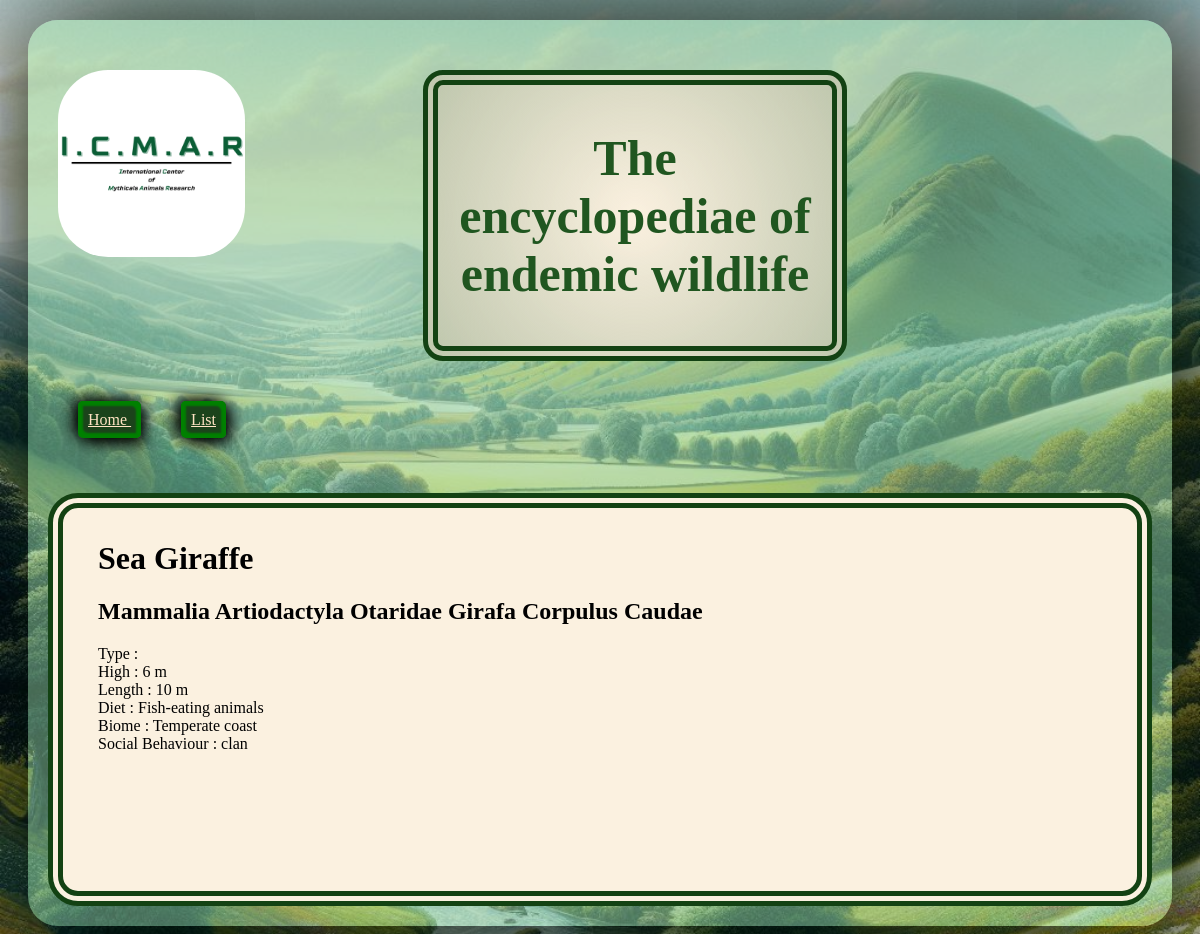
The page /mons/list/details/1 on the database its author committed.
### MonstersDataBase/models.py (models this page shows, shortened)
class monsters(models.Model):
    Species = {
        "Mammal": "Mammal",
        "Bird": "Bird",
        "Reptilia": "Reptilia",
        "Fish": "Fish",
        "Arthropoda": "Arthropoda",
    }
    monsName = models.CharField(max_length=200)
    monsScientificName = models.CharField(max_length=200)
    Type = models.CharField(max_length=20, choices=Species)
    monsHigh = models.CharField(max_length=200)
    monsLength = models.CharField(max_length=200)
    monsDiet = models.CharField(max_length=200)
    monsBiome = models.CharField(max_length=200)
    monsSocialBehaviour = models.CharField(max_length=200)

### MonstersDataBase/views.py (the view)
# urls.py: path('list/details/<int:id>', views.details),
def details(request, id):
    detailMons = monsters.objects.get(id=id)
    template = loader.get_template('details.html')
    context = {
        'detailMons': detailMons,
    }
    return HttpResponse(template.render(context, request))

### MonstersDataBase/templates/details.html
{% extends "master_Page.html" %}
{% block content %}
        <h1>{{ detailMons.monsName }}</h1>
        <h2>{{ detailMons.monsScientificName }}</h2>
        <p>
            Type : {{detailMons.monsType}}<br>
            High : {{detailMons.monsHigh}}<br>
            Length : {{detailMons.monsLength}}<br>
            Diet : {{detailMons.monsDiet}}<br>
            Biome : {{detailMons.monsBiome}}<br>
            Social Behaviour : {{detailMons.monsSocialBehaviour}}
        </p>
{% endblock %}

### MonstersDataBase/static/front.css (style rules this page uses)
.home { background-image: url("landscape.jpg"); background-repeat: no-repeat; background-size: cover; gap: 10px 10px; }

### rows shown on the page
monsters: monsName "Sea Giraffe", monsScientificName "Mammalia Artiodactyla Otaridae Girafa Corpulus Caudae", monsHigh "6 m", monsLength "10 m", monsDiet "Fish-eating animals", monsBiome "Temperate coast", monsSocialBehaviour "clan"
